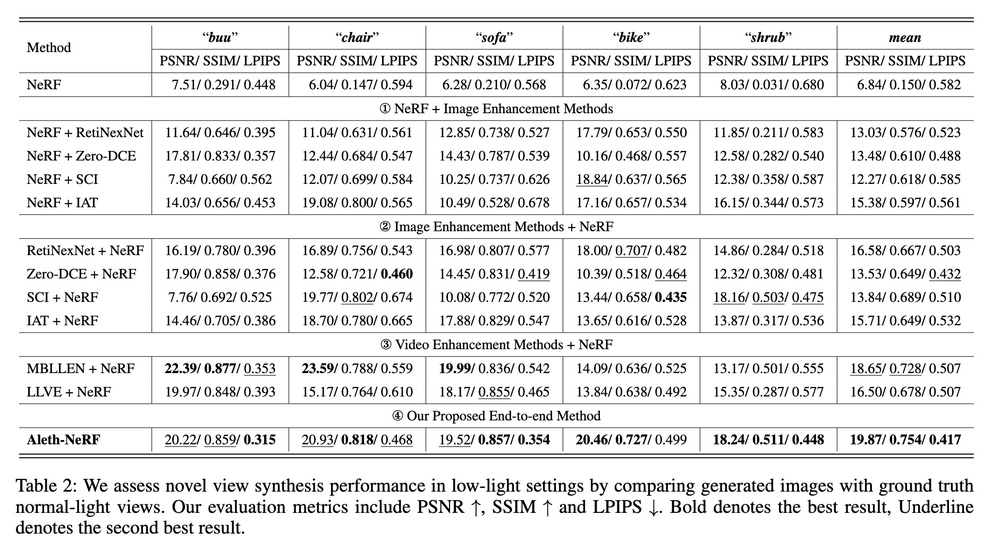
#> input picture pics/LOM_lowlight.jpg, 1000 x 557 px, shrunk from 1882 x 1048 before the run
$ python -i Histogram_Equalization.py   (imports and definitions only)
#> lines starting #> are read from the running program, lines starting #| are printed output that depends on the picture
#> further down, picture is the input picture: shape (557, 1000, 3); min 0, max 255, mean 230.7
## Histogram Equalization CODE for RGB images,
## By Cui: cui@mi.t.u-tokyo.ac.jp

from genericpath import exists
import os
import cv2
import numpy as np
import argparse


parser = argparse.ArgumentParser()
# [6 lines not run here, left out]

# histogram equalization
def HE(img):
    b,g,r = img[:,:,0], img[:,:,1], img[:,:,2]
    equ_b = cv2.equalizeHist(b)
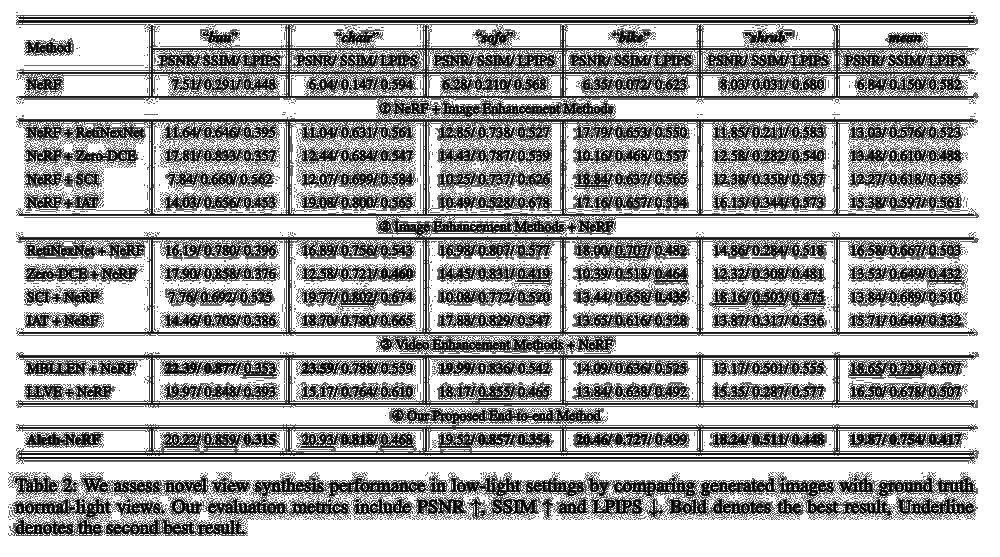
#> equ_b: shape (557, 1000); min 0, max 255, mean 171.5
    equ_g = cv2.equalizeHist(g)
    equ_r = cv2.equalizeHist(r)

    img_equ = np.stack([equ_b,equ_g,equ_r], axis=-1)
    return img_equ


# [5 lines not run here, left out]

>>> import cv2
>>> picture = cv2.imread('../pics/LOM_lowlight.jpg')
>>> result = HE(picture)

$ run again, on pics/WeChat496bbc28b46487dfeaf4ddc6d22d4dbc.jpg
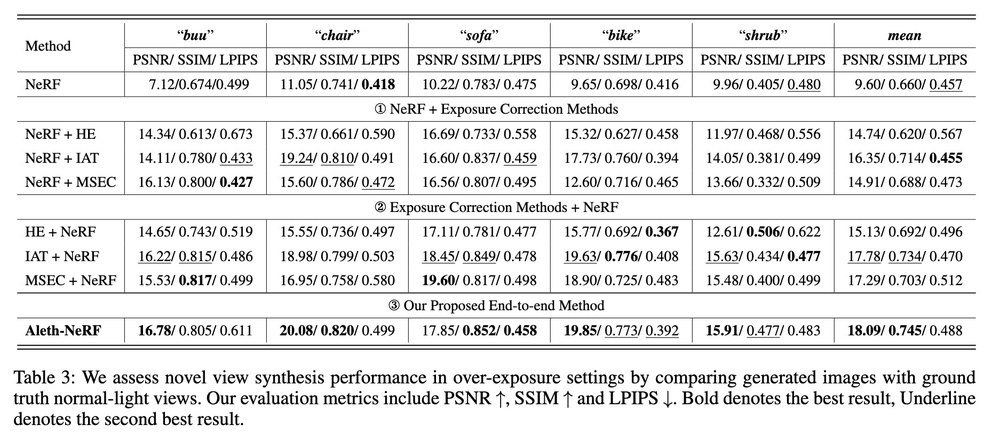
#> input picture pics/WeChat496bbc28b46487dfeaf4ddc6d22d4dbc.jpg, 1000 x 440 px, shrunk from 1874 x 824 before the run
#> picture is the input picture: shape (440, 1000, 3); min 0, max 255, mean 229.4
#> in HE, `equ_b = cv2.equalizeHist(b)`:
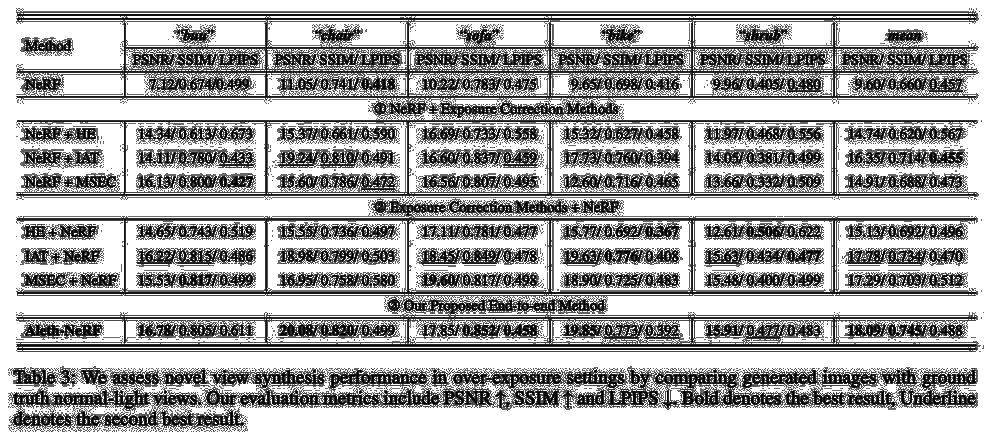
#> equ_b: shape (440, 1000); min 0, max 255, mean 171.7
